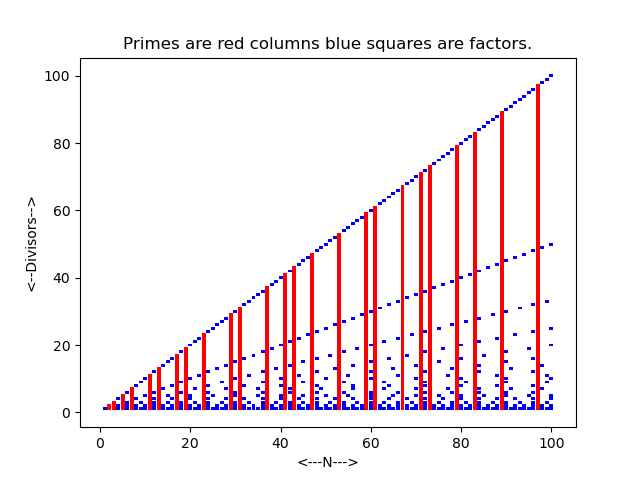

Generate this figure with Python:
#! /usr/bin/env python3
#
def prime_plot ( n_max ):

#*****************************************************************************80
#
## prime_plot() makes a box plot of primes.
#
#  Usage:
#
#    prime_plot ( n_max )
#
#  Licensing:
#
#    This code is distributed under the MIT license.
#
#  Modified:
#
#    12 January 2023
#
#  Author:
#
#    John Burkardt
#
#  Input:
#
#    integer N_MAX, the maximum number to be considered.
#
  import matplotlib.pyplot as plt

  print ( '' )
  print ( 'prime_plot():' )
  print ( '  Display primes and composite numbers.' )
  print ( '  If N is composite, Box (N,D) is blue if N is divisible by D.' )
  print ( '  If N is prime, Column (N,:) is red.' )

  plt.clf ( )
#
#  Every box starts out WHITE.
#
  for n in range ( 1, n_max + 1 ):

    for d in range ( 1, n_max + 1 ):

      x1 = n - 0.44
      x2 = n + 0.44
      y1 = d - 0.44
      y2 = d + 0.44

      plt.fill ( [ x1, x2, x2, x1 ], [ y1, y1, y2, y2 ], 'w', edgecolor = None )
#
#  By convention, 1 is NOT a prime!
#
  n = 1
  d = 1

  x1 = n - 0.44
  x2 = n + 0.44
  y1 = d - 0.44
  y2 = d + 0.44
  plt.fill ( [ x1, x2, x2, x1 ], [ y1, y1, y2, y2 ], 'b', edgecolor = None )

  for n in range ( 2, n_max + 1 ):

    prime = True
    d_hi = min ( n_max, n - 1 )

    for d in range ( 2, d_hi + 1 ):

      if ( ( n % d ) == 0 ):
        x1 = n - 0.44
        x2 = n + 0.44
        y1 = d - 0.44
        y2 = d + 0.44
        plt.fill ( [ x1, x2, x2, x1 ], [ y1, y1, y2, y2 ], 'b', edgecolor = None )
        prime = False

    d = n

    if ( prime ):
      x1 = n - 0.44
      x2 = n + 0.44
      y1 = 1 - 0.44
      y2 = d + 0.44
      plt.fill ( [ x1, x2, x2, x1 ], [ y1, y1, y2, y2 ], 'r', edgecolor = None )  
    else:
      x1 = n - 0.44
      x2 = n + 0.44
      y1 = d - 0.44
      y2 = d + 0.44
      plt.fill ( [ x1, x2, x2, x1 ], [ y1, y1, y2, y2 ], 'b', edgecolor = None )  
      x1 = n - 0.44
      x2 = n + 0.44
      y1 = 1 - 0.44
      y2 = 1 + 0.44
      plt.fill ( [ x1, x2, x2, x1 ], [ y1, y1, y2, y2 ], 'b', edgecolor = None )  

  plt.xlabel ( '<---N--->' )
  plt.ylabel ( '<--Divisors-->' )
  plt.title ( 'Primes are red columns blue squares are factors.' )

  filename = 'prime_plot.png'
  plt.savefig ( filename )
  print ( '  Graphics saved as "' + filename + '"' )

  return

def prime_plot_test ( ):

#*****************************************************************************80
#
## prime_plot_test() tests prime_plot().
#
#  Licensing:
#
#    This code is distributed under the MIT license.
#
#  Modified:
#
#    12 January 2023
#
#  Author:
#
#    John Burkardt
#
  import numpy as np
  import platform

  print ( '' )
  print ( 'prime_plot_test():' )
  print ( '  python version: ' + platform.python_version ( ) )
  print ( '  numpy version:  ' + np.version.version )
  print ( '  Test prime_plot().' )

  n_max = 100
  prime_plot ( n_max )
#
#  Terminate.
#
  print ( '' )
  print ( 'prime_plot_test():' )
  print ( '  Normal end of execution.' )

  return

def timestamp ( ):

#*****************************************************************************80
#
## timestamp() prints the date as a timestamp.
#
#  Licensing:
#
#    This code is distributed under the MIT license. 
#
#  Modified:
#
#    21 August 2019
#
#  Author:
#
#    John Burkardt
#
  import time

  t = time.time ( )
  print ( time.ctime ( t ) )

  return

if ( __name__ == '__main__' ):
  timestamp ( )
  prime_plot_test ( )
  timestamp ( )
